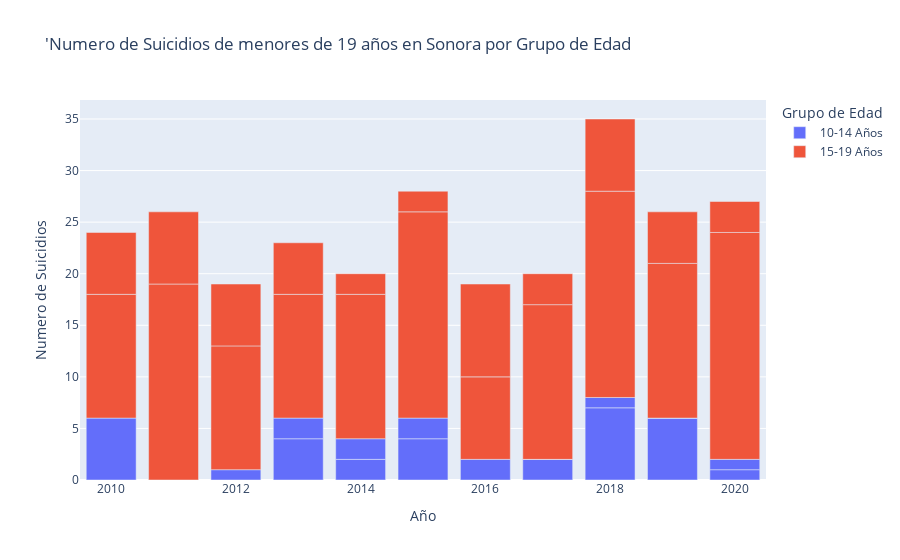

Notebook source saved alongside this figure:
### Markdown cell above
#### Gráfico de barras apiladas

### Code cell
dff = sonora_data_tidy[sonora_data_tidy['sexo'] != 'Total']
fig = px.bar(dff, x="fecha", y="suicidios", color="grupo_edad",
             title="'Numero de Suicidios de menores de 19 años en Sonora por Grupo de Edad",
             labels={'suicidios' : 'Numero de Suicidios',
                        'fecha': 'Año',
                        'sexo': 'Sexo',
                        'grupo_edad': 'Grupo de Edad'})
newnames = {'suicidios_edad_10_14':'10-14 Años', 'suicidios_edad_15_19': '15-19 Años'}
fig.for_each_trace(lambda t: t.update(name = newnames[t.name],
                                      legendgroup = newnames[t.name],
                                      hovertemplate = t.hovertemplate.replace(t.name, newnames[t.name])
                                     )
                  )

fig.show()

### Figure 1 — Plotly figure (JSON) as saved in the notebook; plotly's stock layout.template omitted (floating-point values rounded to 4 significant figures)
{"data": [{"alignmentgroup": "True", "hovertemplate": "Grupo de Edad=10-14 Años<br>Año=%{x}<br>Numero de Suicidios=%{y}<extra></extra>", "legendgroup": "10-14 Años", "marker": {"color": "#636efa", "pattern": {"shape": ""}}, "name": "10-14 Años", "offsetgroup": "suicidios_edad_10_14", "orientation": "v", "showlegend": true, "textposition": "auto", "type": "bar", "x": [2010, 2010, 2011, 2011, 2012, 2012, 2013, 2013, 2014, 2014, 2015, 2015, 2016, 2016, 2017, 2017, 2018, 2018, 2019, 2019, 2020, 2020], "xaxis": "x", "y": [0, 6, 0, 0, 0, 1, 4, 2, 2, 2, 4, 2, 0, 2, 2, 0, 7, 1, 6, 0, 1, 1], "yaxis": "y"}, {"alignmentgroup": "True", "hovertemplate": "Grupo de Edad=15-19 Años<br>Año=%{x}<br>Numero de Suicidios=%{y}<extra></extra>", "legendgroup": "15-19 Años", "marker": {"color": "#EF553B", "pattern": {"shape": ""}}, "name": "15-19 Años", "offsetgroup": "suicidios_edad_15_19", "orientation": "v", "showlegend": true, "textposition": "auto", "type": "bar", "x": [2010, 2010, 2011, 2011, 2012, 2012, 2013, 2013, 2014, 2014, 2015, 2015, 2016, 2016, 2017, 2017, 2018, 2018, 2019, 2019, 2020, 2020], "xaxis": "x", "y": [12, 6, 19, 7, 12, 6, 12, 5, 14, 2, 20, 2, 8, 9, 15, 3, 20, 7, 15, 5, 22, 3], "yaxis": "y"}], "layout": {"barmode": "relative", "legend": {"title": {"text": "Grupo de Edad"}, "tracegroupgap": 0}, "title": {"text": "'Numero de Suicidios de menores de 19 años en Sonora por Grupo de Edad"}, "xaxis": {"anchor": "y", "domain": [0, 1], "title": {"text": "Año"}}, "yaxis": {"anchor": "x", "domain": [0, 1], "title": {"text": "Numero de Suicidios"}}}}
